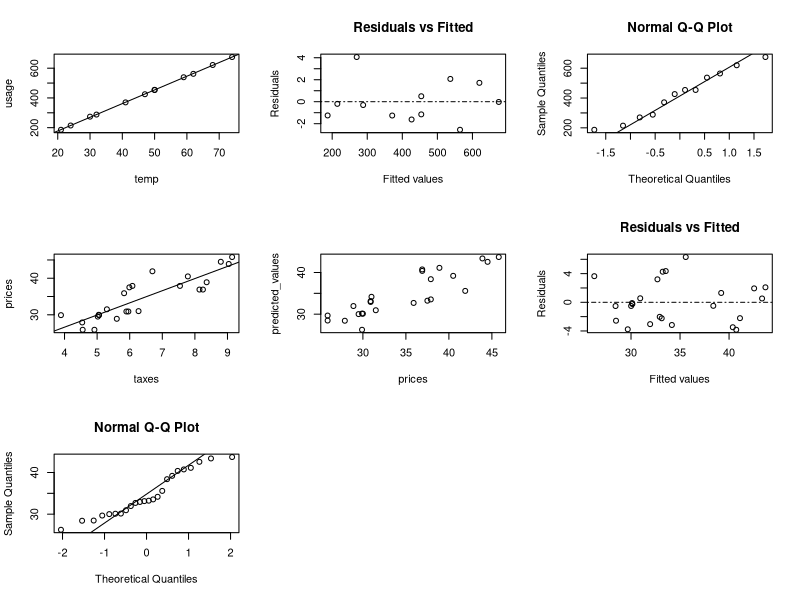

Write R code to recreate this figure.
task7 <- function() {
  temperature <- read.csv("temperature.csv")
  temp <- temperature$temp
  usage <- temperature$usage.1000
  n <- length(temp)

  # a
  plot(temp, usage)
  model <- lm(usage ~ temp)
  abline(model)
  print("Estimated residual variance: ")
  sse <- sum((usage - fitted(model))^2)
  mse <- sse / (n - 2)
  print(mse)
  print("-----")

  # b
  print("Temp = 55F: ")
  res <- predict(model, newdata = data.frame(temp = 55))
  print(res)
  print("-----")

  # c
  print("beta1: ")
  print(getElement(coef(model), "temp"))
  print("-----")

  # d
  print("Temp = 47F: ")
  predicted_usage <- predict(model, newdata = data.frame(temp = 47))
  residuals_usage <- usage - predicted_usage
  print(predicted_usage)
  print(residuals_usage)
  print("-----")

  # e
  print("Test beta1 = 10")
  beta1 <- getElement(coef(model), "temp")
  temp_mean <- mean(temp)
  sxx <- sum((temp - temp_mean)^2)
  t <- (beta1 - 10) / sqrt(mse / sxx)
  t_test <- qt(1 - 0.01 / 2, df = n - 2)

  if (abs(t) > t_test) {
    print("Reject")
  } else {
    print("Can't reject")
  }
  print("P-value: ")
  print(2 * pt(t, df = n - 2, lower.tail = FALSE))
  print("-----")

  # f
  print("Test beta0 = 0")
  beta0 <- getElement(coef(model), "(Intercept)")
  t <- (beta0) / sqrt(mse * (1 / n + temp_mean^2 / sxx))
  t_test <- qt(1 - 0.01 / 2, df = n - 2)

  if (abs(t) > t_test) {
    print("Reject")
  } else {
    print("Can't reject")
  }
  print("P-value: ")
  print(2 * pt(t, df = n - 2, lower.tail = FALSE))
  print("-----")

  # g
  print("Estimate 99%")
  estimate_range_beta1 <- qt(1 - 0.01 / 2, df = n - 2) * sqrt(mse / sxx)
  estimate_range_beta0 <- qt(1 - 0.01 / 2, df = n - 2) *
    sqrt(mse * (1 / n + temp_mean^2 / sxx))
  print("beta0 range:")
  print(c(beta0 - estimate_range_beta0, beta0 + estimate_range_beta0))
  print("beta1 range:")
  print(c(beta1 - estimate_range_beta1, beta1 + estimate_range_beta1))
  print("-----")

  # h, i
  print("Estimate 95% - 55F")
  temp_mean <- 55
  sxx <- sum((temp - temp_mean)^2)
  estimate_range_beta1 <- qt(1 - 0.01 / 2, df = n - 2) * sqrt(mse / sxx)
  estimate_range_beta0 <- qt(1 - 0.01 / 2, df = n - 2) *
    sqrt(mse * (1 / n + temp_mean^2 / sxx))
  lower <- (beta0 - estimate_range_beta0) +
    (beta1 - estimate_range_beta1) * 55
  upper <- (beta0 + estimate_range_beta0) +
    (beta1 + estimate_range_beta1) * 55
  print("y range (around 55) base on beta1-0:")
  print(c(lower, upper))

  estimate_range_y <- qt(1 - 0.05 / 2, df = n - 2) *
    sqrt(mse * (1 + 1 / n))
  print("y range (around 55):")
  print(c(res - estimate_range_y, res + estimate_range_y))
  print("-----")

  # j
  plot(model$fitted.values, resid(model),
    xlab = "Fitted values",
    ylab = "Residuals", main = "Residuals vs Fitted"
  )
  abline(h = 0, lty = 4)
  predicted_values <- predict(model, newdata = data.frame(temp))
  qqnorm(predicted_values)
  qqline(predicted_values)
  print("-----")
}

task8 <- function() {
  house_prices <- read.csv("house.price.csv")
  prices <- house_prices$sale.price
  taxes <- house_prices$taxes
  n <- length(prices)
  print(prices)
  print(taxes)

  # a
  plot(taxes, prices)
  model2 <- lm(prices ~ taxes)
  abline(model2)
  print("Estimated residual variance: ")
  sse <- sum((prices - fitted(model2))^2)
  mse <- sse / (n - 2)
  print(mse)
  print("-----")

  # b
  print("Tax = 7.5: ")
  res <- predict(model2, data.frame(taxes = 7.5))
  print(res)
  print("-----")

  # c
  print("Tax = 5.898: ")
  predicted_price <- predict(model2, newdata = data.frame(taxes = 5.898))
  residuals_price <- prices - predicted_price
  print(predicted_price)
  print(residuals_price)
  print("-----")

  # d
  predicted_values <- predict(model2, newdata = data.frame(taxes))
  plot(prices, predicted_values)
  print("Insufficient when using linear regression.")
  print("-----")

  # e
  print("Test beta1 = 0")
  beta1 <- getElement(coef(model2), "taxes")
  taxes_mean <- mean(taxes)
  sxx <- sum((taxes - taxes_mean)^2)
  t <- (beta1) / sqrt(mse / sxx)
  t_test <- qt(1 - 0.05 / 2, df = n - 2)

  if (abs(t) > t_test) {
    print("Reject")
  } else {
    print("Can't reject")
  }
  print("P-value: ")
  print(2 * pt(t, df = n - 2, lower.tail = FALSE))
  print("-----")

  # f
  print("Test beta0 = 0")
  beta0 <- getElement(coef(model2), "(Intercept)")
  t <- (beta0) / sqrt(mse * (1 / n + taxes_mean^2 / sxx))
  t_test <- qt(1 - 0.05 / 2, df = n - 2)

  if (abs(t) > t_test) {
    print("Reject")
  } else {
    print("Can't reject")
  }
  print("P-value: ")
  print(2 * pt(t, df = n - 2, lower.tail = FALSE))
  print("-----")

  # g
  print("Estimate 95%")
  estimate_range_beta1 <- qt(1 - 0.05 / 2, df = n - 2) * sqrt(mse / sxx)
  estimate_range_beta0 <- qt(1 - 0.05 / 2, df = n - 2) *
    sqrt(mse * (1 / n + taxes_mean^2 / sxx))
  print("beta0 range:")
  print(c(beta0 - estimate_range_beta0, beta0 + estimate_range_beta0))
  print("beta1 range:")
  print(c(beta1 - estimate_range_beta1, beta1 + estimate_range_beta1))
  print("-----")

  # h
  print("Estimate 95% - Tax = 7.5")
  estimate_range_y <- qt(1 - 0.05 / 2, df = n - 2) *
    sqrt(mse * (1 + 1 / n + (taxes_mean - 7.5)^2 / sxx))
  print("y range (around 55):")
  print(c(res - estimate_range_y, res + estimate_range_y))
  print("-----")

  # i
  print("Correlation checking:")
  ssr <- sum((fitted(model2) - taxes_mean)^2)
  sst <- ssr + sse
  r <- sqrt(ssr / sst)
  t <- r * sqrt((n - 2) / (1 - r^2))
  t_test <- qt(1 - 0.05 / 2, df = n - 2)

  if (abs(t) > t_test) {
    print("Reject")
  } else {
    print("Can't reject")
  }
  print("P-value: ")
  print(2 * pt(t, df = n - 2, lower.tail = FALSE))
  print("-----")


  # j
  plot(model2$fitted.values, resid(model2),
    xlab = "Fitted values",
    ylab = "Residuals", main = "Residuals vs Fitted"
  )
  abline(h = 0, lty = 4)
  predicted_values <- predict(model2, newdata = data.frame(taxes))
  qqnorm(predicted_values)
  qqline(predicted_values)
  print("-----")
}


par(mfrow = c(3, 3))
task7()
task8()
